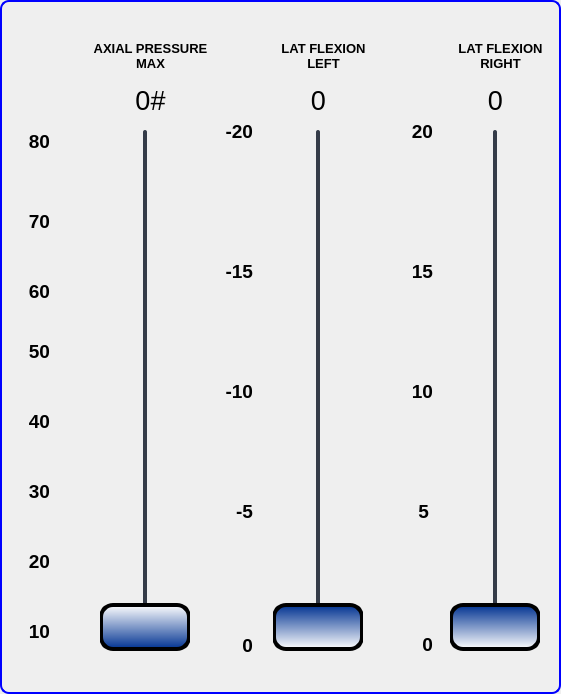
     <widget class="QGroupBox" name="AXGroupBox">
      <property name="geometry">
       <rect>
        <x>709</x>
        <y>-4</y>
        <width>561</width>
        <height>694</height>
       </rect>
      </property>
      <property name="styleSheet">
       <string notr="true">QGroupBox {
    border: 2px solid blue;
    border-radius: 9px;
    margin-top: 0.5em;
}
</string>
      </property>
      <property name="title">
       <string/>
      </property>
      <widget class="QSlider" name="leftLatFlexionSlider_3">
       <property name="geometry">
        <rect>
         <x>273</x>
         <y>130</y>
         <width>90</width>
         <height>521</height>
        </rect>
       </property>
       <property name="font">
        <font>
         <family>Arial</family>
         <pointsize>12</pointsize>
        </font>
       </property>
       <property name="styleSheet">
        <string notr="true">QSlider::groove:vertical {
    border-radius: 2px;
width: 4px;
    background-color: rgb(52, 59, 72);
}
QSlider::groove:vertical:hover {
    background-color: blue;
}
QSlider::handle:vertical {
    background-color: qlineargradient(spread:pad, x1:0, y1:0, x2:0, y2:1, stop:0 rgba(0, 50, 145, 255), stop:1 rgba(255, 255, 255, 255));
    border: 4px solid black;
    height: 40px;
 margin: 0px -44px;
    border-radius: 14px;
}</string>
       </property>
       <property name="minimum">
        <number>0</number>
       </property>
       <property name="maximum">
        <number>20</number>
       </property>
       <property name="singleStep">
        <number>1</number>
       </property>
       <property name="pageStep">
        <number>1</number>
       </property>
       <property name="value">
        <number>0</number>
       </property>
       <property name="sliderPosition">
        <number>0</number>
       </property>
       <property name="orientation">
        <enum>Qt::Vertical</enum>
       </property>
       <property name="invertedControls">
        <bool>false</bool>
       </property>
       <property name="tickPosition">
        <enum>QSlider::TicksBothSides</enum>
       </property>
       <property name="tickInterval">
        <number>2</number>
       </property>
      </widget>
      <widget class="QLabel" name="leftLatFlexionTitleLbl_3">
       <property name="geometry">
        <rect>
         <x>273</x>
         <y>30</y>
         <width>101</width>
         <height>51</height>
        </rect>
       </property>
       <property name="font">
        <font>
         <family>Arial</family>
         <pointsize>10</pointsize>
         <weight>75</weight>
         <bold>true</bold>
        </font>
       </property>
       <property name="text">
        <string>LAT FLEXION LEFT</string>
       </property>
       <property name="alignment">
        <set>Qt::AlignCenter</set>
       </property>
       <property name="wordWrap">
        <bool>true</bool>
       </property>
      </widget>
      <widget class="QLabel" name="leftLatFlexionLbl_3">
       <property name="geometry">
        <rect>
         <x>293</x>
         <y>80</y>
         <width>51</width>
         <height>41</height>
        </rect>
       </property>
       <property name="font">
        <font>
         <family>Arial</family>
         <pointsize>20</pointsize>
        </font>
       </property>
       <property name="text">
        <string>0</string>
       </property>
       <property name="alignment">
        <set>Qt::AlignCenter</set>
       </property>
      </widget>
      <widget class="QLabel" name="leftLatUpLbl_3">
       <property name="geometry">
        <rect>
         <x>223</x>
         <y>160</y>
         <width>47</width>
         <height>101</height>
        </rect>
       </property>
       <property name="text">
        <string/>
       </property>
       <property name="pixmap">
        <pixmap>images/up-ticks.png</pixmap>
       </property>
      </widget>
      <widget class="QLabel" name="leftLatDownLbl_3">
       <property name="geometry">
        <rect>
         <x>223</x>
         <y>520</y>
         <width>47</width>
         <height>101</height>
        </rect>
       </property>
       <property name="text">
        <string/>
       </property>
       <property name="pixmap">
        <pixmap>images/down-ticks.png</pixmap>
       </property>
      </widget>
      <widget class="QLabel" name="Lbl_63">
       <property name="geometry">
        <rect>
         <x>223</x>
         <y>633</y>
         <width>30</width>
         <height>24</height>
        </rect>
       </property>
       <property name="font">
        <font>
         <family>Arial</family>
         <pointsize>14</pointsize>
         <weight>75</weight>
         <bold>true</bold>
        </font>
       </property>
       <property name="text">
        <string>0</string>
       </property>
       <property name="alignment">
        <set>Qt::AlignRight|Qt::AlignTrailing|Qt::AlignVCenter</set>
       </property>
      </widget>
      <widget class="QLabel" name="Lbl_64">
       <property name="geometry">
        <rect>
         <x>223</x>
         <y>380</y>
         <width>30</width>
         <height>24</height>
        </rect>
       </property>
       <property name="font">
        <font>
         <family>Arial</family>
         <pointsize>14</pointsize>
         <weight>75</weight>
         <bold>true</bold>
        </font>
       </property>
       <property name="text">
        <string>-10</string>
       </property>
       <property name="alignment">
        <set>Qt::AlignRight|Qt::AlignTop|Qt::AlignTrailing</set>
       </property>
      </widget>
      <widget class="QLabel" name="Lbl_65">
       <property name="geometry">
        <rect>
         <x>223</x>
         <y>500</y>
         <width>30</width>
         <height>24</height>
        </rect>
       </property>
       <property name="font">
        <font>
         <family>Arial</family>
         <pointsize>14</pointsize>
         <weight>75</weight>
         <bold>true</bold>
        </font>
       </property>
       <property name="styleSheet">
        <string notr="true">background:transparent;</string>
       </property>
       <property name="text">
        <string>-5</string>
       </property>
       <property name="alignment">
        <set>Qt::AlignRight|Qt::AlignTop|Qt::AlignTrailing</set>
       </property>
      </widget>
      <widget class="QLabel" name="Lbl_73">
       <property name="geometry">
        <rect>
         <x>223</x>
         <y>120</y>
         <width>30</width>
         <height>24</height>
        </rect>
       </property>
       <property name="font">
        <font>
         <family>Arial</family>
         <pointsize>14</pointsize>
         <weight>75</weight>
         <bold>true</bold>
        </font>
       </property>
       <property name="text">
        <string>-20</string>
       </property>
       <property name="alignment">
        <set>Qt::AlignRight|Qt::AlignTop|Qt::AlignTrailing</set>
       </property>
      </widget>
      <widget class="QLabel" name="Lbl_77">
       <property name="geometry">
        <rect>
         <x>223</x>
         <y>260</y>
         <width>30</width>
         <height>24</height>
        </rect>
       </property>
       <property name="font">
        <font>
         <family>Arial</family>
         <pointsize>14</pointsize>
         <weight>75</weight>
         <bold>true</bold>
        </font>
       </property>
       <property name="text">
        <string>-15</string>
       </property>
       <property name="alignment">
        <set>Qt::AlignRight|Qt::AlignTop|Qt::AlignTrailing</set>
       </property>
      </widget>
      <widget class="QLabel" name="rightLatUpLbl_3">
       <property name="geometry">
        <rect>
         <x>400</x>
         <y>160</y>
         <width>47</width>
         <height>101</height>
        </rect>
       </property>
       <property name="text">
        <string/>
       </property>
       <property name="pixmap">
        <pixmap>images/up-ticks.png</pixmap>
       </property>
      </widget>
      <widget class="QLabel" name="Lbl_80">
       <property name="geometry">
        <rect>
         <x>403</x>
         <y>260</y>
         <width>30</width>
         <height>24</height>
        </rect>
       </property>
       <property name="font">
        <font>
         <family>Arial</family>
         <pointsize>14</pointsize>
         <weight>75</weight>
         <bold>true</bold>
        </font>
       </property>
       <property name="text">
        <string>15</string>
       </property>
       <property name="alignment">
        <set>Qt::AlignRight|Qt::AlignTop|Qt::AlignTrailing</set>
       </property>
      </widget>
      <widget class="QSlider" name="rightLatFlexionSlider_3">
       <property name="geometry">
        <rect>
         <x>450</x>
         <y>130</y>
         <width>90</width>
         <height>521</height>
        </rect>
       </property>
       <property name="font">
        <font>
         <family>Arial</family>
         <pointsize>12</pointsize>
        </font>
       </property>
       <property name="styleSheet">
        <string notr="true">QSlider::groove:vertical {
    border-radius: 2px;
width: 4px;
    background-color: rgb(52, 59, 72);
}
QSlider::groove:vertical:hover {
    background-color: blue;
}
QSlider::handle:vertical {
    background-color: qlineargradient(spread:pad, x1:0, y1:0, x2:0, y2:1, stop:0 rgba(0, 50, 145, 255), stop:1 rgba(255, 255, 255, 255));
    border: 4px solid black;
    height: 40px;
 margin: 0px -44px;
    border-radius: 14px;
}</string>
       </property>
       <property name="minimum">
        <number>0</number>
       </property>
       <property name="maximum">
        <number>20</number>
       </property>
       <property name="singleStep">
        <number>1</number>
       </property>
       <property name="pageStep">
        <number>1</number>
       </property>
       <property name="value">
        <number>0</number>
       </property>
       <property name="sliderPosition">
        <number>0</number>
       </property>
       <property name="orientation">
        <enum>Qt::Vertical</enum>
       </property>
       <property name="invertedControls">
        <bool>false</bool>
       </property>
       <property name="tickPosition">
        <enum>QSlider::TicksBothSides</enum>
       </property>
       <property name="tickInterval">
        <number>2</number>
       </property>
      </widget>
      <widget class="QLabel" name="Lbl_81">
       <property name="geometry">
        <rect>
         <x>403</x>
         <y>380</y>
         <width>30</width>
         <height>24</height>
        </rect>
       </property>
       <property name="font">
        <font>
         <family>Arial</family>
         <pointsize>14</pointsize>
         <weight>75</weight>
         <bold>true</bold>
        </font>
       </property>
       <property name="text">
        <string>10</string>
       </property>
       <property name="alignment">
        <set>Qt::AlignRight|Qt::AlignTop|Qt::AlignTrailing</set>
       </property>
      </widget>
      <widget class="QLabel" name="Lbl_82">
       <property name="geometry">
        <rect>
         <x>399</x>
         <y>500</y>
         <width>30</width>
         <height>24</height>
        </rect>
       </property>
       <property name="font">
        <font>
         <family>Arial</family>
         <pointsize>14</pointsize>
         <weight>75</weight>
         <bold>true</bold>
        </font>
       </property>
       <property name="styleSheet">
        <string notr="true">background:transparent;</string>
       </property>
       <property name="text">
        <string>5</string>
       </property>
       <property name="alignment">
        <set>Qt::AlignRight|Qt::AlignTop|Qt::AlignTrailing</set>
       </property>
      </widget>
      <widget class="QLabel" name="rightLatFlexionLbl_3">
       <property name="geometry">
        <rect>
         <x>465</x>
         <y>80</y>
         <width>61</width>
         <height>41</height>
        </rect>
       </property>
       <property name="font">
        <font>
         <family>Arial</family>
         <pointsize>20</pointsize>
        </font>
       </property>
       <property name="text">
        <string>0</string>
       </property>
       <property name="alignment">
        <set>Qt::AlignCenter</set>
       </property>
      </widget>
      <widget class="QLabel" name="rightLatDownLbl_3">
       <property name="geometry">
        <rect>
         <x>400</x>
         <y>520</y>
         <width>47</width>
         <height>101</height>
        </rect>
       </property>
       <property name="text">
        <string/>
       </property>
       <property name="pixmap">
        <pixmap>images/down-ticks.png</pixmap>
       </property>
      </widget>
      <widget class="QLabel" name="Lbl_83">
       <property name="geometry">
        <rect>
         <x>403</x>
         <y>633</y>
         <width>30</width>
         <height>24</height>
        </rect>
       </property>
       <property name="font">
        <font>
         <family>Arial</family>
         <pointsize>14</pointsize>
         <weight>75</weight>
         <bold>true</bold>
        </font>
       </property>
       <property name="text">
        <string>0</string>
       </property>
       <property name="alignment">
        <set>Qt::AlignRight|Qt::AlignTop|Qt::AlignTrailing</set>
       </property>
      </widget>
      <widget class="QLabel" name="rightLatFlexionTitleLbl_3">
       <property name="geometry">
        <rect>
         <x>450</x>
         <y>30</y>
         <width>101</width>
         <height>51</height>
        </rect>
       </property>
       <property name="font">
        <font>
         <family>Arial</family>
         <pointsize>10</pointsize>
         <weight>75</weight>
         <bold>true</bold>
        </font>
       </property>
       <property name="text">
        <string>LAT FLEXION  RIGHT</string>
       </property>
       <property name="alignment">
        <set>Qt::AlignCenter</set>
       </property>
       <property name="wordWrap">
        <bool>true</bool>
       </property>
      </widget>
      <widget class="QLabel" name="Lbl_84">
       <property name="geometry">
        <rect>
         <x>403</x>
         <y>120</y>
         <width>30</width>
         <height>24</height>
        </rect>
       </property>
       <property name="font">
        <font>
         <family>Arial</family>
         <pointsize>14</pointsize>
         <weight>75</weight>
         <bold>true</bold>
        </font>
       </property>
       <property name="text">
        <string>20</string>
       </property>
       <property name="alignment">
        <set>Qt::AlignRight|Qt::AlignTop|Qt::AlignTrailing</set>
       </property>
      </widget>
      <widget class="QLabel" name="Lbl_23">
       <property name="geometry">
        <rect>
         <x>20</x>
         <y>480</y>
         <width>30</width>
         <height>24</height>
        </rect>
       </property>
       <property name="font">
        <font>
         <family>Arial</family>
         <pointsize>14</pointsize>
         <weight>75</weight>
         <bold>true</bold>
        </font>
       </property>
       <property name="text">
        <string extracomment="10">30</string>
       </property>
       <property name="alignment">
        <set>Qt::AlignRight|Qt::AlignTop|Qt::AlignTrailing</set>
       </property>
      </widget>
      <widget class="QSlider" name="axialPressureSlider_2">
       <property name="geometry">
        <rect>
         <x>100</x>
         <y>130</y>
         <width>90</width>
         <height>521</height>
        </rect>
       </property>
       <property name="font">
        <font>
         <family>Arial</family>
         <pointsize>12</pointsize>
        </font>
       </property>
       <property name="styleSheet">
        <string notr="true">QSlider::groove:vertical {
    border-radius: 2px;
width: 4px;
    background-color: rgb(52, 59, 72);
}
QSlider::groove:vertical:hover {
    background-color: blue;
}
QSlider::handle:vertical {
    background-color:qlineargradient(spread:pad, x1:0, y1:1, x2:0, y2:0, stop:0 rgba(0, 50, 145, 255), stop:1 rgba(255, 255, 255, 255));
    border: 4px solid black;
    height: 40px;
 margin: 0px -44px;
    border-radius: 14px;
}</string>
       </property>
       <property name="minimum">
        <number>10</number>
       </property>
       <property name="maximum">
        <number>80</number>
       </property>
       <property name="singleStep">
        <number>1</number>
       </property>
       <property name="pageStep">
        <number>5</number>
       </property>
       <property name="value">
        <number>10</number>
       </property>
       <property name="sliderPosition">
        <number>10</number>
       </property>
       <property name="orientation">
        <enum>Qt::Vertical</enum>
       </property>
       <property name="tickPosition">
        <enum>QSlider::TicksBothSides</enum>
       </property>
       <property name="tickInterval">
        <number>5</number>
       </property>
      </widget>
      <widget class="QLabel" name="Lbl_24">
       <property name="geometry">
        <rect>
         <x>20</x>
         <y>410</y>
         <width>30</width>
         <height>24</height>
        </rect>
       </property>
       <property name="font">
        <font>
         <family>Arial</family>
         <pointsize>14</pointsize>
         <weight>75</weight>
         <bold>true</bold>
        </font>
       </property>
       <property name="text">
        <string extracomment="10">40</string>
       </property>
       <property name="alignment">
        <set>Qt::AlignRight|Qt::AlignTop|Qt::AlignTrailing</set>
       </property>
      </widget>
      <widget class="QLabel" name="Lbl_85">
       <property name="geometry">
        <rect>
         <x>20</x>
         <y>280</y>
         <width>30</width>
         <height>24</height>
        </rect>
       </property>
       <property name="font">
        <font>
         <family>Arial</family>
         <pointsize>14</pointsize>
         <weight>75</weight>
         <bold>true</bold>
        </font>
       </property>
       <property name="text">
        <string>60</string>
       </property>
       <property name="alignment">
        <set>Qt::AlignRight|Qt::AlignTop|Qt::AlignTrailing</set>
       </property>
      </widget>
      <widget class="QLabel" name="Lbl_25">
       <property name="geometry">
        <rect>
         <x>20</x>
         <y>210</y>
         <width>30</width>
         <height>24</height>
        </rect>
       </property>
       <property name="font">
        <font>
         <family>Arial</family>
         <pointsize>14</pointsize>
         <weight>75</weight>
         <bold>true</bold>
        </font>
       </property>
       <property name="styleSheet">
        <string notr="true">background:transparent;</string>
       </property>
       <property name="text">
        <string>70</string>
       </property>
       <property name="alignment">
        <set>Qt::AlignRight|Qt::AlignTop|Qt::AlignTrailing</set>
       </property>
      </widget>
      <widget class="QLabel" name="axialPressureUpLbl_2">
       <property name="geometry">
        <rect>
         <x>50</x>
         <y>160</y>
         <width>47</width>
         <height>101</height>
        </rect>
       </property>
       <property name="text">
        <string/>
       </property>
       <property name="pixmap">
        <pixmap>images/up-ticks.png</pixmap>
       </property>
      </widget>
      <widget class="QLabel" name="axialPressureTitleLbl_2">
       <property name="geometry">
        <rect>
         <x>80</x>
         <y>30</y>
         <width>141</width>
         <height>51</height>
        </rect>
       </property>
       <property name="font">
        <font>
         <family>Arial</family>
         <pointsize>10</pointsize>
         <weight>75</weight>
         <bold>true</bold>
        </font>
       </property>
       <property name="text">
        <string>AXIAL PRESSURE MAX</string>
       </property>
       <property name="alignment">
        <set>Qt::AlignCenter</set>
       </property>
       <property name="wordWrap">
        <bool>true</bool>
       </property>
      </widget>
      <widget class="QLabel" name="Lbl_86">
       <property name="geometry">
        <rect>
         <x>20</x>
         <y>620</y>
         <width>30</width>
         <height>24</height>
        </rect>
       </property>
       <property name="font">
        <font>
         <family>Arial</family>
         <pointsize>14</pointsize>
         <weight>75</weight>
         <bold>true</bold>
        </font>
       </property>
       <property name="styleSheet">
        <string notr="true">background:transparent;</string>
       </property>
       <property name="text">
        <string>10</string>
       </property>
       <property name="alignment">
        <set>Qt::AlignRight|Qt::AlignTop|Qt::AlignTrailing</set>
       </property>
      </widget>
      <widget class="QLabel" name="axialPressureDownLbl_2">
       <property name="geometry">
        <rect>
         <x>50</x>
         <y>520</y>
         <width>47</width>
         <height>101</height>
        </rect>
       </property>
       <property name="text">
        <string/>
       </property>
       <property name="pixmap">
        <pixmap>images/down-ticks.png</pixmap>
       </property>
      </widget>
      <widget class="QLabel" name="Lbl_87">
       <property name="geometry">
        <rect>
         <x>20</x>
         <y>340</y>
         <width>30</width>
         <height>24</height>
        </rect>
       </property>
       <property name="sizePolicy">
        <sizepolicy hsizetype="Preferred" vsizetype="Preferred">
         <horstretch>0</horstretch>
         <verstretch>0</verstretch>
        </sizepolicy>
       </property>
       <property name="font">
        <font>
         <family>Arial</family>
         <pointsize>14</pointsize>
         <weight>75</weight>
         <bold>true</bold>
        </font>
       </property>
       <property name="text">
        <string>50</string>
       </property>
       <property name="alignment">
        <set>Qt::AlignRight|Qt::AlignTop|Qt::AlignTrailing</set>
       </property>
      </widget>
      <widget class="QLabel" name="axialPressureLbl_2">
       <property name="geometry">
        <rect>
         <x>110</x>
         <y>80</y>
         <width>81</width>
         <height>41</height>
        </rect>
       </property>
       <property name="font">
        <font>
         <family>Arial</family>
         <pointsize>20</pointsize>
        </font>
       </property>
       <property name="text">
        <string>0#</string>
       </property>
       <property name="alignment">
        <set>Qt::AlignCenter</set>
       </property>
      </widget>
      <widget class="QLabel" name="Lbl_26">
       <property name="geometry">
        <rect>
         <x>20</x>
         <y>550</y>
         <width>30</width>
         <height>24</height>
        </rect>
       </property>
       <property name="font">
        <font>
         <family>Arial</family>
         <pointsize>14</pointsize>
         <weight>75</weight>
         <bold>true</bold>
        </font>
       </property>
       <property name="styleSheet">
        <string notr="true">background:transparent;</string>
       </property>
       <property name="text">
        <string extracomment="10">20</string>
       </property>
       <property name="alignment">
        <set>Qt::AlignRight|Qt::AlignTop|Qt::AlignTrailing</set>
       </property>
      </widget>
      <widget class="QLabel" name="Lbl_7">
       <property name="geometry">
        <rect>
         <x>20</x>
         <y>130</y>
         <width>30</width>
         <height>24</height>
        </rect>
       </property>
       <property name="font">
        <font>
         <family>Arial</family>
         <pointsize>14</pointsize>
         <weight>75</weight>
         <bold>true</bold>
        </font>
       </property>
       <property name="text">
        <string>80</string>
       </property>
       <property name="alignment">
        <set>Qt::AlignRight|Qt::AlignTop|Qt::AlignTrailing</set>
       </property>
      </widget>
     </widget>
